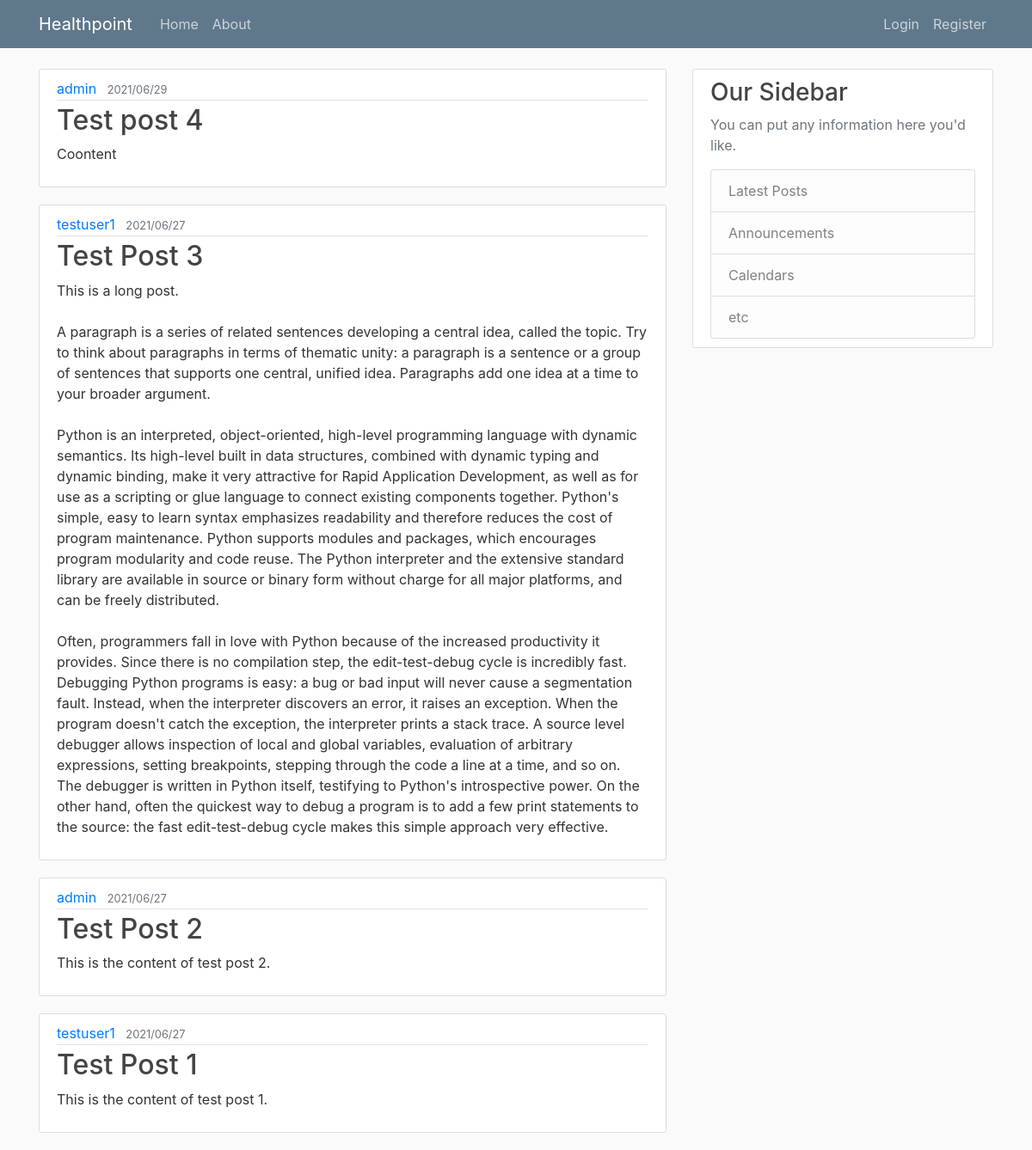
Before: / with the older database file.
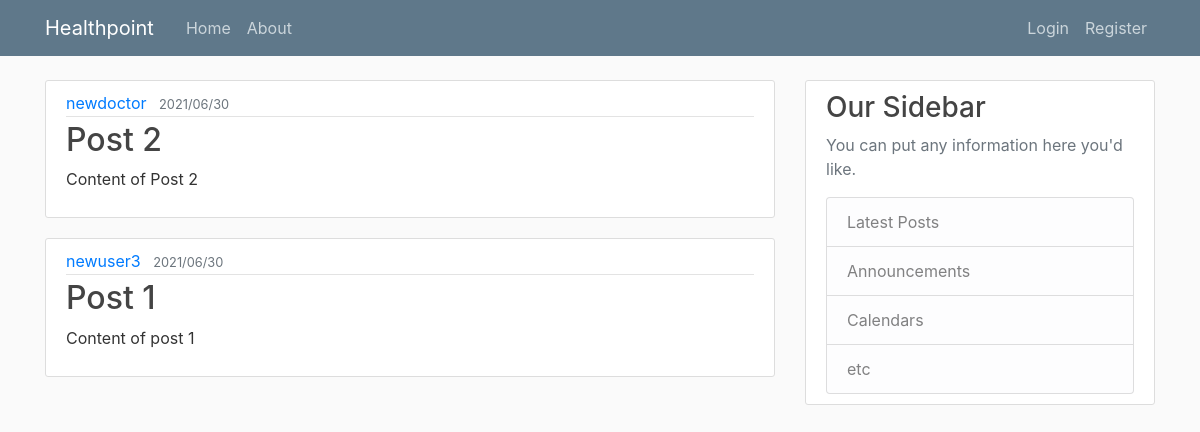
After: the same page with the newer database file.
### healthpoint/models.py (models this page shows, shortened)
class Post(models.Model):
	title = models.CharField(max_length=100)
	content = models.TextField()
	date_posted = models.DateTimeField(default=timezone.now)
	author = models.ForeignKey(User, on_delete=models.CASCADE)
	class Meta:
		ordering = ['-date_posted']

### account/models.py (models this page shows, shortened)
class User(AbstractBaseUser, PermissionsMixin):
	id = models.AutoField(primary_key = True)
	email = models.EmailField(max_length=200, unique=True)
	user_name = models.CharField(max_length=20, unique=True)
	full_name = models.CharField(max_length=100)
	date_joined = models.DateTimeField(default=timezone.now)
	is_staff = models.BooleanField(default=False)
	is_active = models.BooleanField(default=True)
	is_doctor = models.BooleanField(default=False)
	is_superuser = models.BooleanField(default=False)
	objects = AccountManager()
	USERNAME_FIELD = 'email'
	REQUIRED_FIELDS = ['user_name', 'full_name']
	def __str__(self):
		return self.user_name

### healthpoint/views.py (the view)
# urls.py: path('', views.home, name='healthpoint-home'),
def home(request):
	content = {
		'posts' : Post.objects.all()
	}
	return render(request, 'healthpoint/home.html', content)

### healthpoint/templates/healthpoint/home.html (shortened to what this page needs)
{% extends "healthpoint/base.html" %}
{% block content %}
	{% for post in posts %}
		<article class="media content-section">
		  <div class="media-body">
		    <div class="article-metadata">
		      <a class="mr-2" href="#">{{ post.author }}</a>
		      <small class="text-muted">{{ post.date_posted|date:"Y/m/d" }}</small>
		    </div>
		    <h2><a class="article-title" href="#">{{ post.title }}</a></h2>
		    <p class="article-content">{{ post.content }}</p>
		  </div>
		</article>
	{% endfor %}
{% endblock content %}

### healthpoint/templates/healthpoint/base.html (shortened to what this page needs)
{% load static %}
<!DOCTYPE html>
<html lang="en">
<head>
    <link rel="stylesheet" href="https://maxcdn.bootstrapcdn.com/bootstrap/4.0.0/css/bootstrap.min.css">
    <link rel="stylesheet" type="text/css" href="{% static 'healthpoint/main.css' %}">
</head>
<body>
	<header class="site-header">
	  <nav class="navbar navbar-expand-md navbar-dark bg-steel fixed-top">
	    <div class="container">
	      <a class="navbar-brand mr-4" href="/">Healthpoint</a>
	      <div class="collapse navbar-collapse" id="navbarToggle">
	        <div class="navbar-nav mr-auto">
	          <a class="nav-item nav-link" href="{% url 'healthpoint-home' %}">Home</a>
	          <a class="nav-item nav-link" href="{% url 'healthpoint-about' %}">About</a>
	        </div>
	        <div class="navbar-nav">
	        	{% if user.is_authenticated %}
	        		<a class="nav-item nav-link" href="{% url 'profile' %}">Profile</a>
	        		<a class="nav-item nav-link" href="{% url 'logout' %}">Logout</a>
	        	{% else %}
	        		<a class="nav-item nav-link" href="{% url 'login' %}">Login</a>
					<a class="nav-item nav-link" href="{% url 'register' %}">Register</a>
		        {% endif %}
	        </div>
	      </div>
	    </div>
	  </nav>
	</header>
	<main role="main" class="container">
	  <div class="row">
	    <div class="col-md-8">
	      {% block content %}{% endblock %}
	    </div>
	    <div class="col-md-4">
	      <div class="content-section">
	        <h3>Our Sidebar</h3>
	        <p class='text-muted'>You can put any information here you'd like.</p>
	          <ul class="list-group">
	            <li class="list-group-item list-group-item-light">Latest Posts</li>
	            <li class="list-group-item list-group-item-light">Announcements</li>
	            <li class="list-group-item list-group-item-light">Calendars</li>
	            <li class="list-group-item list-group-item-light">etc</li>
	          </ul>
	      </div>
	    </div>
	  </div>
	</main>
</body>
</html>

### healthpoint/static/healthpoint/main.css (style rules this page uses)
body { background: #fafafa; color: #333333; margin-top: 5rem; }
h1, h2, h3, h4, h5, h6 { color: #444444; }
ul { margin: 0; }
.bg-steel { background-color: #5f788a; }
.site-header .navbar-nav .nav-link { color: #cbd5db; }
.content-section { background: #ffffff; padding: 10px 20px; border: 1px solid #dddddd; border-radius: 3px; margin-bottom: 20px; }
.article-title { color: #444444; }
.article-content { white-space: pre-line; }
.article-metadata { padding-bottom: 1px; margin-bottom: 4px; border-bottom: 1px solid #e3e3e3 }

Changed rows visible on the page:
removed Post: author "admin", date_posted "2021/06/29", title "Test post 4", content "Coontent"
removed Post: author "testuser1", date_posted "2021/06/27", title "Test Post 3", content "This is a long post. A paragraph is a series of related sentences developing a central idea, called the topic. Try to think about paragraphs in terms of thematic unity: a paragraph is a sentence or a group of sentences that supports one central, unified idea. Paragraphs add one idea at a time to your broader argument. Python is an interpreted, object-oriented, high-level programming language with dynamic semantics. Its high-level built in data structures, combined with dynamic typing and dynamic binding, make it very attractive for Rapid Application Development, as well as for use as a scripting or glue language to connect existing components together. Python's simple, easy to learn syntax…"
removed Post: author "admin", date_posted "2021/06/27", title "Test Post 2", content "This is the content of test post 2."
removed Post: author "testuser1", date_posted "2021/06/27", title "Test Post 1", content "This is the content of test post 1."
added Post: author "newdoctor", date_posted "2021/06/30", title "Post 2", content "Content of Post 2"
added Post: author "newuser3", date_posted "2021/06/30", title "Post 1", content "Content of post 1"
